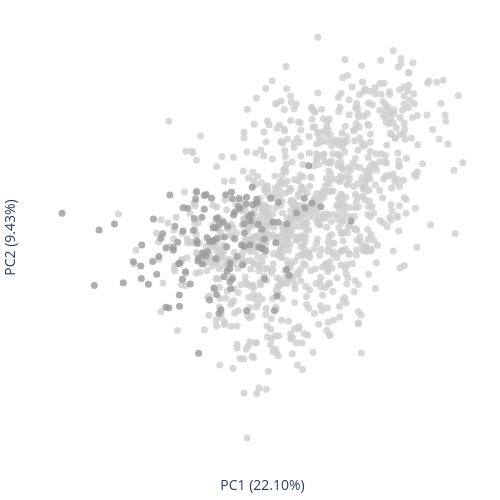

Notebook code cell kept with this figure:
### Code cell
import plotly.graph_objects as go 


# plot_df = pca_df[pca_df.Class > 1]
plot_df = pca_df.copy()
# Define colors for each class
colormap = cf.distinct_colors(np.sort(plot_df['Class'].unique()), custom_color=['#9A9C99', '#CDCFCC'])

# Plot
fig = go.Figure()
fig.add_trace(go.Scatter(
    x=plot_df.PCA_1,
    y=plot_df.PCA_2,
    text=plot_df.index,
    mode='markers',
    marker=dict(
        color=[colormap.get(_class) for _class in plot_df['Class']],
    )
))

fig.update_traces(marker=dict(size=7, opacity = 0.8))
fig.update_layout(xaxis_title = f'PC1 ({variance_ratio[0]*100:.2f}%)',
                  yaxis_title = f'PC2 ({variance_ratio[1]*100:.2f}%)',
                  margin=dict(r=10, l=10, b=10, t=10),
                  plot_bgcolor='white', 
                  paper_bgcolor='white',
                  width=500, height=500
)
fig.update_xaxes(showticklabels=False, ticks="")
fig.update_yaxes(showticklabels=False, ticks="")
fig.show()
fig.write_image('../../output/pub_Figures/ESM/PCA_Cbc_esm_class.png', 
                width=500, height=500, scale=3)

### Figure 1 — Plotly figure (JSON) as saved in the notebook; plotly's stock layout.template omitted (floating-point values rounded to 4 significant figures; data arrays with more than 128 entries replaced by an {"elided": "..."} marker saying what was removed)
{"data": [{"marker": {"color": {"elided": "1115 str values"}, "opacity": 0.8, "size": 7}, "mode": "markers", "text": {"elided": "1115 str values"}, "type": "scatter", "x": {"elided": "1115 float values"}, "y": {"elided": "1115 float values"}}], "layout": {"height": 500, "margin": {"b": 10, "l": 10, "r": 10, "t": 10}, "paper_bgcolor": "white", "plot_bgcolor": "white", "width": 500, "xaxis": {"showticklabels": false, "ticks": "", "title": {"text": "PC1 (22.10%)"}}, "yaxis": {"showticklabels": false, "ticks": "", "title": {"text": "PC2 (9.43%)"}}}}
